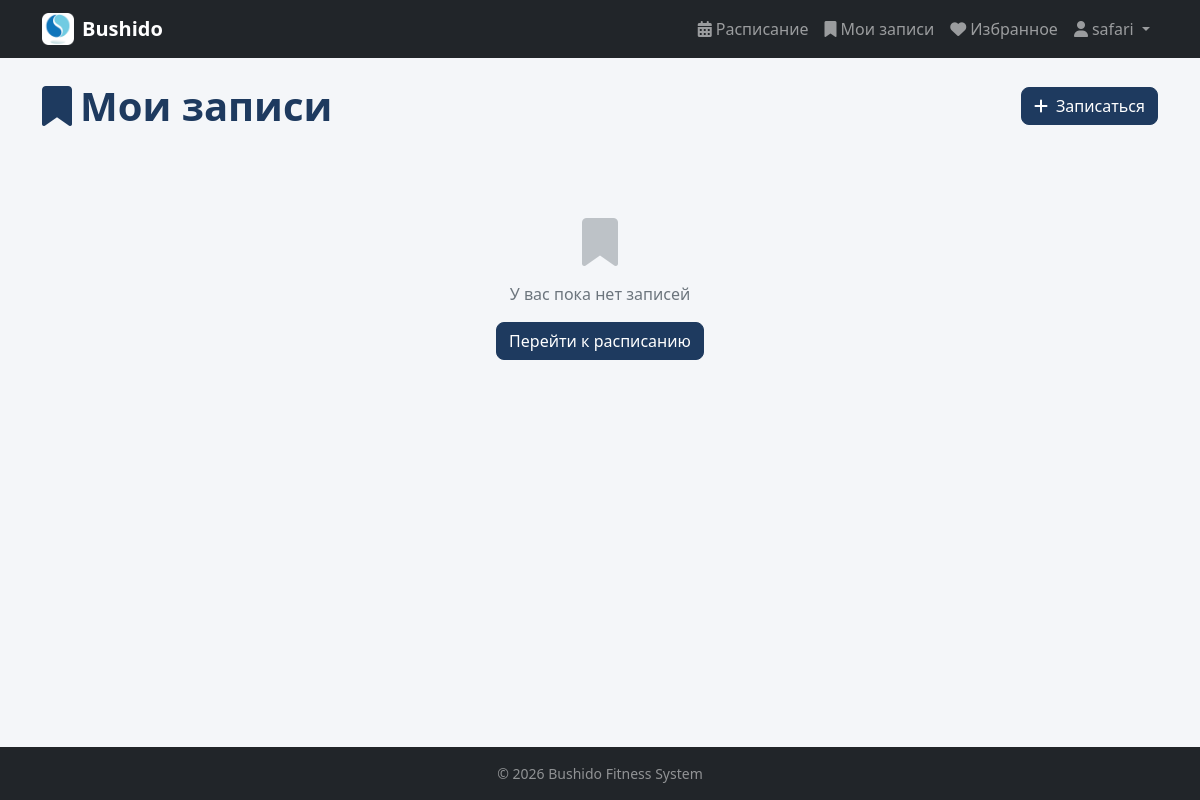
/bookings/ (signed in), run on an earlier commit of the app's database.
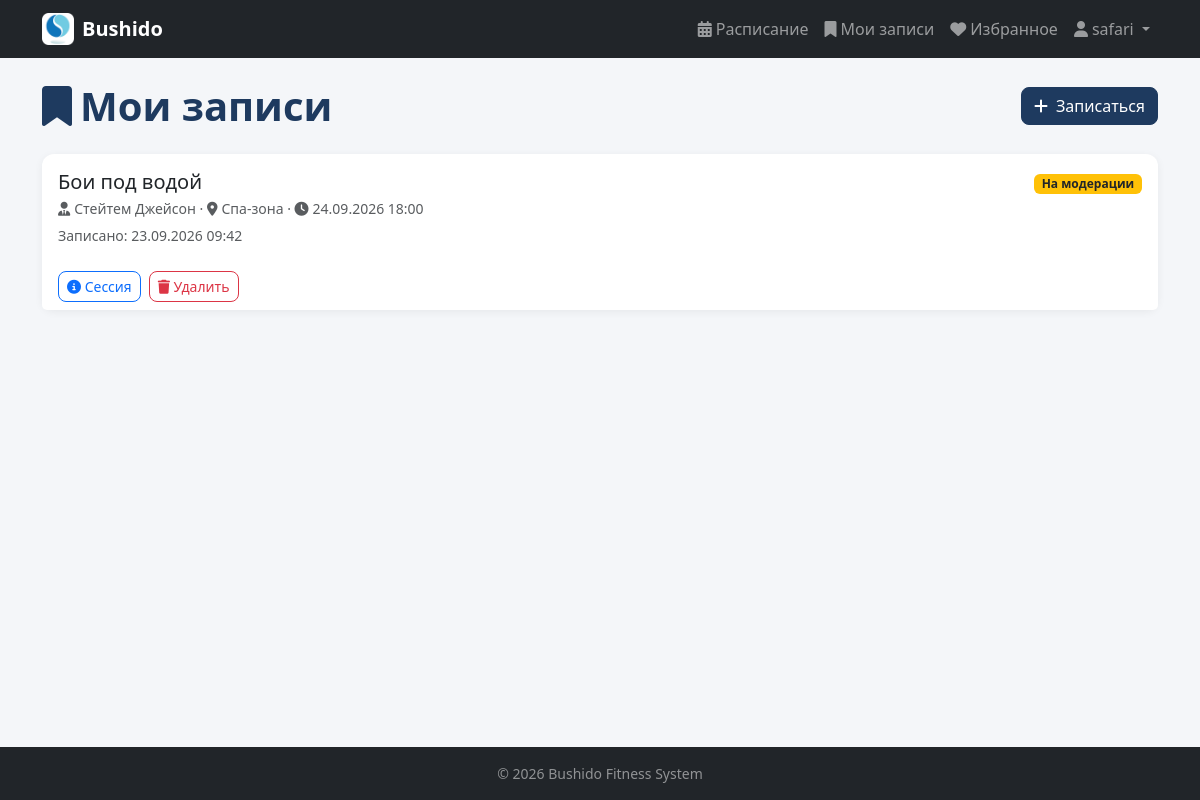
And on a later commit of the database.
### main/models.py (models this page shows, shortened)
class Booking(models.Model):
    STATUS_CHOICES = [
        ('pending', 'На модерации'),
        ('approved', 'Одобрена'),
        ('rejected', 'Отклонена'),
    ]
    user = models.ForeignKey(User, on_delete=models.CASCADE, verbose_name='Пользователь')
    session = models.ForeignKey(Session, on_delete=models.CASCADE, verbose_name='Сессия')
    created_at = models.DateTimeField(auto_now_add=True, verbose_name='Создано')
    status = models.CharField(max_length=20, choices=STATUS_CHOICES, default='pending', verbose_name='Статус')
    moderation_reason = models.TextField(blank=True, verbose_name='Комментарий модератора')
    moderated_at = models.DateTimeField(blank=True, null=True, verbose_name='Дата модерации')
    is_deleted = models.BooleanField(default=False, verbose_name='Удалено')
    deleted_at = models.DateTimeField(blank=True, null=True, verbose_name='Дата удаления')
    objects = ActiveManager()
    all_objects = models.Manager()
    class Meta:
        verbose_name = 'Запись'
        verbose_name_plural = 'Записи'
        ordering = ['-created_at']

class Session(models.Model):
    trainer = models.ForeignKey(Trainer, on_delete=models.CASCADE, verbose_name='Тренер')
    zone = models.ForeignKey(Zone, on_delete=models.CASCADE, verbose_name='Зона')
    title = models.CharField(max_length=100, verbose_name='Название')
    date = models.DateTimeField(verbose_name='Дата и время')
    max_participants = models.PositiveIntegerField(verbose_name='Максимум участников')
    description = models.TextField(blank=True, verbose_name='Описание')
    is_deleted = models.BooleanField(default=False, verbose_name='Удалено')
    deleted_at = models.DateTimeField(blank=True, null=True, verbose_name='Дата удаления')
    objects = ActiveManager()
    all_objects = models.Manager()
    class Meta:
        verbose_name = 'Сессия'
        verbose_name_plural = 'Сессии'
        ordering = ['-date']

class Trainer(models.Model):
    first_name = models.CharField(max_length=50, verbose_name='Имя')
    last_name = models.CharField(max_length=50, verbose_name='Фамилия')
    specialization = models.CharField(max_length=100, verbose_name='Специализация')
    photo = models.ImageField(upload_to='trainers/', blank=True, null=True, verbose_name='Фото')
    description = models.TextField(blank=True, verbose_name='Описание')
    is_deleted = models.BooleanField(default=False, verbose_name='Удалено')
    deleted_at = models.DateTimeField(blank=True, null=True, verbose_name='Дата удаления')
    objects = ActiveManager()
    all_objects = models.Manager()
    class Meta:
        verbose_name = 'Тренер'
        verbose_name_plural = 'Тренеры'
    def __str__(self):
        return f"{self.last_name} {self.first_name}"

class Zone(models.Model):
    name = models.CharField(max_length=100, verbose_name='Название')
    capacity = models.PositiveIntegerField(verbose_name='Вместимость')
    description = models.TextField(blank=True, verbose_name='Описание')
    is_deleted = models.BooleanField(default=False, verbose_name='Удалено')
    deleted_at = models.DateTimeField(blank=True, null=True, verbose_name='Дата удаления')
    objects = ActiveManager()
    all_objects = models.Manager()
    class Meta:
        verbose_name = 'Зона'
        verbose_name_plural = 'Зоны'

### main/views.py (the view)
# urls.py: path('bookings/', views.booking_list, name='booking_list'),
@login_required
def booking_list(request):
    bookings = Booking.objects.filter(user=request.user).select_related('session', 'session__trainer')
    return render(request, 'main/booking_list.html', {'bookings': bookings})

### main/models.py (called while the page is built)
    def get_queryset(self):
        return super().get_queryset().filter(is_deleted=False)

### main/templates/main/booking_list.html (shortened to what this page needs)
{% extends 'base.html' %}
{% block content %}
<div class="d-flex justify-content-between align-items-center mb-4">
    <h1 class="page-title mb-0"><i class="fas fa-bookmark me-2"></i>Мои записи</h1>
    <a href="{% url 'session_list' %}" class="btn btn-primary">
        <i class="fas fa-plus me-2"></i>Записаться
    </a>
</div>
{% for b in bookings %}
    <div class="card mb-3 {% if b.status == 'rejected' %}border-danger{% elif b.status == 'pending' %}border-warning{% endif %}">
        <div class="card-body">
            <div class="d-flex justify-content-between align-items-start">
                <div>
                    <h5 class="mb-1">{{ b.session.title }}</h5>
                    <p class="text-muted small mb-1">
                        <i class="fas fa-user-tie me-1"></i>{{ b.session.trainer }} ·
                        <i class="fas fa-map-marker-alt me-1"></i>{{ b.session.zone.name }} ·
                        <i class="fas fa-clock me-1"></i>{{ b.session.date|date:"d.m.Y H:i" }}
                    </p>
                    <small class="text-muted">Записано: {{ b.created_at|date:"d.m.Y H:i" }}</small>
                </div>
                <div class="text-end">
                    {% if b.status == 'approved' %}
                        <span class="badge bg-success">Одобрена</span>
                    {% elif b.status == 'pending' %}
                        <span class="badge bg-warning text-dark">На модерации</span>
                    {% elif b.status == 'rejected' %}
                        <span class="badge bg-danger">Отклонена</span>
                        {% if b.moderation_reason %}
                            <p class="small text-danger mt-1 mb-0">Причина: {{ b.moderation_reason }}</p>
                        {% endif %}
                    {% endif %}
                </div>
            </div>
        </div>
        {% if b.status != 'rejected' %}
            <div class="card-footer bg-white border-0 d-flex gap-2">
                <a href="{% url 'session_detail' b.session.pk %}" class="btn btn-outline-primary btn-sm">
                    <i class="fas fa-info-circle"></i> Сессия
                </a>
                <a href="{% url 'booking_delete' b.pk %}" class="btn btn-outline-danger btn-sm">
                    <i class="fas fa-trash"></i> Удалить
                </a>
            </div>
        {% endif %}
    </div>
{% empty %}
    <div class="empty-state">
        <i class="fas fa-bookmark"></i>
        <p>У вас пока нет записей</p>
        <a href="{% url 'session_list' %}" class="btn btn-primary">Перейти к расписанию</a>
    </div>
{% endfor %}
{% endblock %}

### templates/base.html (shortened to what this page needs)
{% load static %}
<!DOCTYPE html>
<html lang="ru">
<head>
    <link href="https://cdn.jsdelivr.net/npm/bootstrap@5.3.3/dist/css/bootstrap.min.css" rel="stylesheet">
    <link rel="stylesheet" href="https://cdnjs.cloudflare.com/ajax/libs/font-awesome/6.5.1/css/all.min.css">
    <link rel="stylesheet" href="{% static 'css/style.css' %}">
</head>
<body class="d-flex flex-column min-vh-100">
<nav class="navbar navbar-expand-lg navbar-dark bg-dark">
    <div class="container">
        <a class="navbar-brand fw-bold d-flex align-items-center" href="{% url 'home' %}">
            <img src="{% static 'img/bushido-logo.png' %}"
                 alt="Bushido"
                 style="height: 32px; width: auto;"
                 class="me-2">
            Bushido
        </a>
        <div class="collapse navbar-collapse" id="navbarMain">
            <ul class="navbar-nav ms-auto">
                {% if user.is_authenticated %}
                    <li class="nav-item"><a class="nav-link" href="{% url 'session_list' %}"><i class="fas fa-calendar-alt me-1"></i>Расписание</a></li>
                    <li class="nav-item"><a class="nav-link" href="{% url 'booking_list' %}"><i class="fas fa-bookmark me-1"></i>Мои записи</a></li>
                    <li class="nav-item"><a class="nav-link" href="{% url 'favorite_list' %}"><i class="fas fa-heart me-1"></i>Избранное</a></li>
                    <li class="nav-item dropdown">
                        <a class="nav-link dropdown-toggle" href="#" data-bs-toggle="dropdown">
                            <i class="fas fa-user me-1"></i>{{ user.username }}
                        </a>
                    </li>
                {% else %}
                    <li class="nav-item"><a class="nav-link" href="{% url 'login' %}">Войти</a></li>
                    <li class="nav-item"><a class="nav-link" href="{% url 'register' %}">Регистрация</a></li>
                {% endif %}
            </ul>
        </div>
    </div>
</nav>
<main class="flex-grow-1 py-4">
    <div class="container">
        {% block content %}{% endblock %}
    </div>
</main>
<footer class="bg-dark text-white-50 py-3 mt-auto">
    <div class="container text-center small">
        © 2026 Bushido Fitness System
    </div>
</footer>
</body>
</html>

### static/css/style.css (style rules this page uses)
body { background-color: #f4f6f9; font-family: system-ui, -apple-system, "Segoe UI", Roboto, sans-serif; }
.card { border: none; border-radius: 12px; box-shadow: 0 2px 8px rgba(0, 0, 0, 0.06); transition: transform 0.15s ease, box-shadow 0.15s ease; }
.btn { border-radius: 8px; }
.btn-primary { background-color: #1e3a5f; border-color: #1e3a5f; }
.page-title { font-weight: 700; color: #1e3a5f; margin-bottom: 1.5rem; }

What changed in the data, as far as the page shows it:
added Booking: session "Бои под водой", session.trainer "Стейтем Джейсон", session.zone.name "Спа-зона", session "24.09.2026 18:00", created_at "23.09.2026 09:42", status "На модерации"
Also different on the page:
text no longer shown: "У вас пока нет записей Перейти к расписанию"
